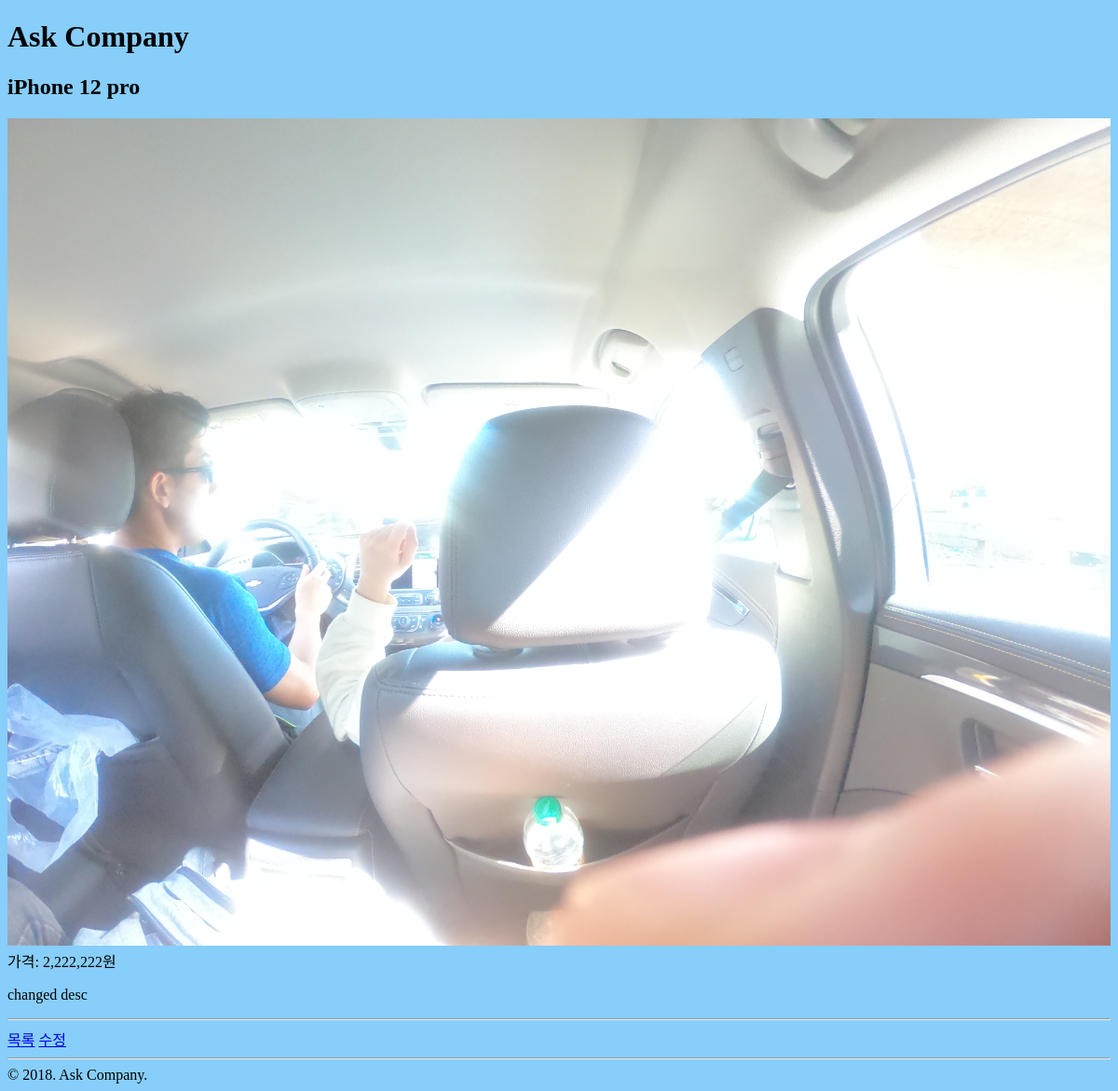
The app's page /shop/3/, older data.
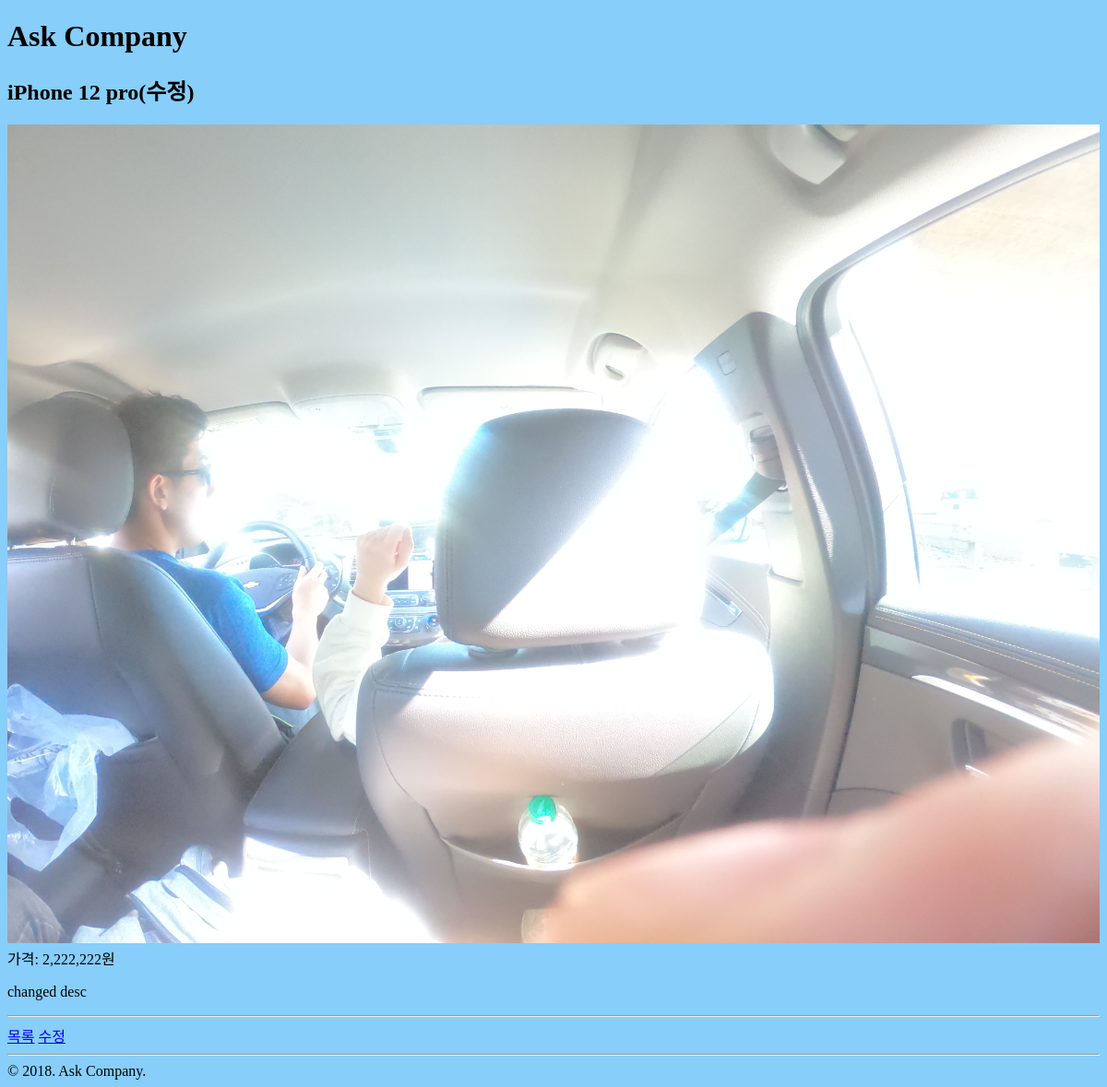
The same page, newer data.
### shop/models.py (models this page shows, shortened)
class Item(models.Model):
    name = models.CharField(max_length=100) # Charfield는 길이 제한이 있음
    desc = models.TextField(blank=True) # TextField는 길이 제한이 없음
    price = models.PositiveIntegerField()
    photo = models.ImageField(blank=True, upload_to=uuid_upload_to)
    created_at = models.DateTimeField(auto_now_add=True) # 추가 될 때 자동 저장
    updated_at = models.DateTimeField(auto_now=True) # 업데이트 될 때마다 자동 저장
    is_publish = models.BooleanField(default=False)
    class Meta:
        ordering = ['-id'] # - 들어가면 내림차순(DESC), 없으면 오름차순(ASC)

### shop/views.py (the view)
# urls.py: path('<int:pk>/', views.item_detail, name='item_detail'),  # r'^(?P<pk>\d+)/$'로도 쓸 수 있음 (같은 의미)
def item_detail(request, pk):
    item = get_object_or_404(Item, pk=pk)
    return render(request, 'shop/item_detail.html', {
        'item': item,
    })

### common/templatetags/fresh_static.py (called while the page is built)
    def url(self, context):
        url = super().url(context)
        if settings.DEBUG:
            url += '?_={}'.format(int(time()))
        return url

    @register.tag('fresh_static')
    def do_static(parser, token):
        return FreshStaticNode.handle_token(parser, token)

### shop/templates/shop/item_detail.html
{% extends "shop/layout.html" %}
{% block content %}
    {% load humanize %}
        <h2>{{ item.name }}</h2>
        {% if item.photo %}
        <img src="{{ item.photo.url }}" style='max-width: 100%;' />
        {% endif %}
        <br/>
        가격: {{ item.price|intcomma }}원
        {% if item.desc %}
            <p>
                {{ item.desc }}
            </p>
        {% endif %}
        <hr/>
        <a href="/shop/">목록</a>
        <a href="{% url "shop:item_edit" item.pk %}">수정</a>
{% endblock %}

Row changes from the older to the newer data that the page shows:
changed Item "changed desc": name "iPhone 12 pro" → "iPhone 12 pro(수정)"
